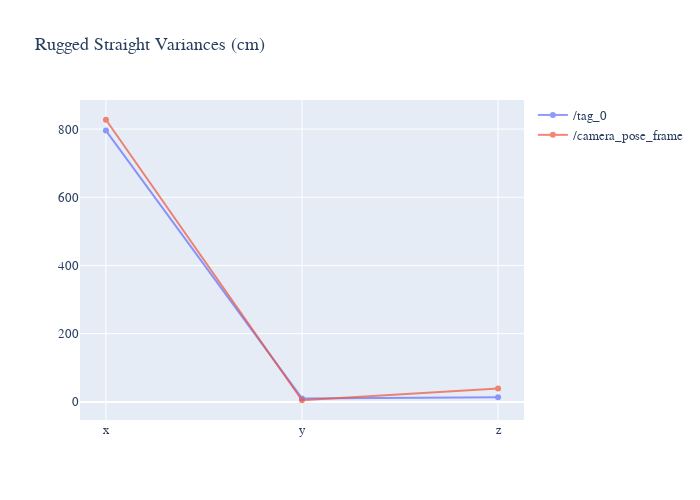

Source (notebook cell):
### Code cell
# 2. Rugged Straight Dataset: Variances of TAG & Pose
variance("rugged_straight.csv", "Rugged Straight Variances (cm)")

### Figure 1 — Plotly figure (JSON) as saved in the notebook; plotly's stock layout.template omitted (floating-point values rounded to 4 significant figures)
{"data": [{"mode": "lines+markers", "name": "/tag_0", "opacity": 0.7, "type": "scatter", "x": ["x", "y", "z"], "y": [795.5, 10.04, 13.83]}, {"mode": "lines+markers", "name": "/camera_pose_frame", "opacity": 0.7, "type": "scatter", "x": ["x", "y", "z"], "y": [827.3, 4.791, 38.98]}], "layout": {"font": {"family": "Courier New, monospace", "size": 13}, "height": 500, "title": {"text": "Rugged Straight Variances (cm)"}, "width": 700}}
